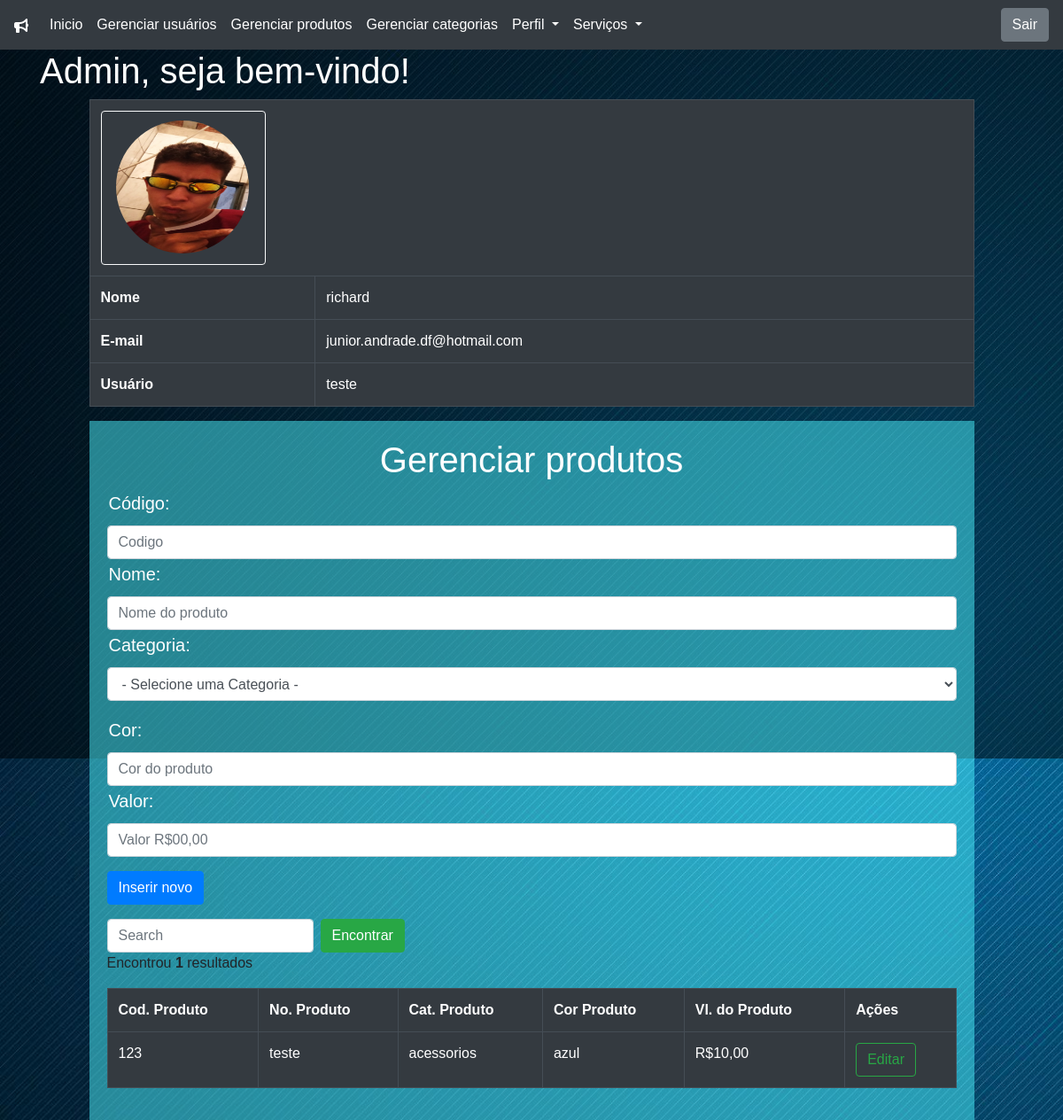
The app's page /area-administrador.php?page=gerenciar-produtos (signed in) with its own data.
### tables this page shows
CREATE TABLE `produto` (
  `id_produto` int(11) NOT NULL,
  `codigo_produto` varchar(45) NOT NULL,
  `nome_produto` varchar(45) NOT NULL,
  `cor_produto` varchar(45) NOT NULL,
  `valor_produto` varchar(45) NOT NULL,
  `id_categoria` int(11) NOT NULL
);

CREATE TABLE `categoria` (
  `id_categoria` int(11) NOT NULL,
  `tipo_categoria` varchar(45) NOT NULL
);

### gerenciar-produtos.php (the view, shortened to what this page needs)
<!DOCTYPE html>
<div id="corpo-index-produto">
    <div class="card-body">
        <div class="form-group">
            <form action="?page=controle" method="POST">
                <h1 style="text-align: center;">Gerenciar produtos</h1>
                <label>Código:</label>
                <input type="text" name="codigo_produto" maxlength="15" placeholder="Codigo" class="form-control">
                <label>Nome:</label>
                <input type="text" name="nome_produto" maxlength="100" placeholder="Nome do produto" class="form-control">
                <div class="form-group">
					<label>Categoria:</label>
					<select name="id_categoria" class="form-control">
					<option>- Selecione uma Categoria -</option>
					</select>
					</div>
                <label>Cor:</label>
                <input type="text" name="cor_produto" placeholder="Cor do produto" class="form-control">
                <label>Valor:</label>
                <input type="text" name="valor_produto" placeholder="Valor R$00,00" class="form-control">
        </div>
        <div class="form-group">
            <button type="submit" class="btn btn-primary">
                Inserir novo
            </button>
        </div>
        <form class="form-inline my-2 my-lg-0">
            <input class="form-control mr-sm-2" type="search" placeholder="Search" aria-label="Search">
            <button class="btn btn-success my-2 my-sm-0" type="submit">Encontrar</button>
        </form>
        <div id="tabela">
            <?php
            $sql = "SELECT * FROM produto as p inner join categoria as c on p.id_Categoria=c.id_Categoria";
            $res = $conn->query($sql) or die($conn->error);
            $qtd = $res->num_rows;
            if ($qtd > 0) {
                print "<p>Encontrou <b>$qtd</b> resultados</p>";
                print "<table class='table table-bordered table-dark'>";
                print "<tr>";
                print "<th>Cod. Produto</th>";
                print "<th>No. Produto</th>";
                print "<th>Cat. Produto</th>";
                print "<th>Cor Produto</th>";
                print "<th>Vl. do Produto</th>";
                print "<th>Ações</th>";
                print "</tr>";
                while ($row = $res->fetch_object()) {
                    print "<tr>";
                    print "<td >" . $row->codigo_produto . "</td>";
                    print "<td>" . $row->nome_produto . "</td>";
                    print "<td>" . $row->tipo_categoria . "</td>";
                    print "<td>" . $row->cor_produto . "</td>";
                    print "<td>R$" . $row->valor_produto . ",00</td>";
                    print "<td>
<button class='btn btn-outline-success' onclick=\"location.href='?page=editar-produto&id_produto=" . $row->id_produto . "';\">Editar</button>
</td>";
                    print "</tr>";
                }
                print "</table>";
            } else {
                print "Nenhum dado encontrado";
            }
            ?>
        </div>
    </div>
</div>

### css/estilo.css (style rules this page uses)
* { margin: 0px; padding: 0px; list-style: none; font-size: 1.0rem; font-family: Arial; }
div#corpo-index input, label { margin-right: auto; margin-left: auto; width: 70%; text-align: center; padding: 2px; font-family: Arial; font-size: 20px; }
html { width: 100%; }
body { background-image: url("../img/background.jpg"); background-repeat: no-repeat; background-size: cover; width: 100%; background-attachment: fixed; }
div#corpo-index-produto { background-color: rgba(76, 243, 255, .5); margin-right: auto; margin-left: auto; width: 90%; }
div#corpo-index-produto label, h1 { text-align: start; color: rgb(255, 255, 255); }
div#tabela { Overflow-x: scroll; width: 100%; margin-right: auto; margin-left: auto; }

### records on screen
produto: codigo_produto "123", nome_produto "teste", id_categoria.tipo_categoria "acessorios", cor_produto "azul", valor_produto "10"

### other values on screen
$_SESSION["nome"] "richard"
$_SESSION["email"] "junior.andrade.df@hotmail.com"
$_SESSION["usuario"] "teste"
$qtd "1"
